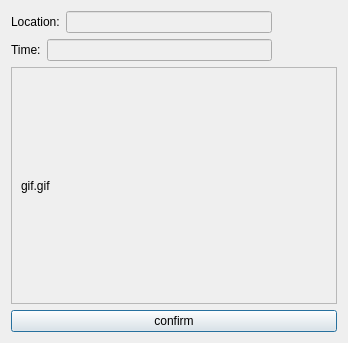
<?xml version="1.0" encoding="UTF-8"?>
<ui version="4.0">
 <class>GifDialog</class>
 <widget class="QDialog" name="GifDialog">
  <property name="geometry">
   <rect>
    <x>0</x>
    <y>0</y>
    <width>348</width>
    <height>343</height>
   </rect>
  </property>
  <property name="windowTitle">
   <string>Dialog</string>
  </property>
  <layout class="QVBoxLayout" name="verticalLayout_3">
   <item>
    <layout class="QVBoxLayout" name="verticalLayout_2" stretch="1,5,0">
     <item>
      <layout class="QHBoxLayout" name="horizontalLayout_3" stretch="4,1">
       <item>
        <layout class="QVBoxLayout" name="verticalLayout">
         <item>
          <layout class="QHBoxLayout" name="horizontalLayout_2">
           <item>
            <widget class="QLabel" name="label_2">
             <property name="text">
              <string>Location:</string>
             </property>
            </widget>
           </item>
           <item>
            <widget class="QLineEdit" name="leLocation">
             <property name="enabled">
              <bool>false</bool>
             </property>
            </widget>
           </item>
          </layout>
         </item>
         <item>
          <layout class="QHBoxLayout" name="horizontalLayout">
           <item>
            <widget class="QLabel" name="label_3">
             <property name="text">
              <string>Time:</string>
             </property>
            </widget>
           </item>
           <item>
            <widget class="QLineEdit" name="leTime">
             <property name="enabled">
              <bool>false</bool>
             </property>
            </widget>
           </item>
          </layout>
         </item>
        </layout>
       </item>
       <item>
        <spacer name="horizontalSpacer">
         <property name="orientation">
          <enum>Qt::Horizontal</enum>
         </property>
         <property name="sizeHint" stdset="0">
          <size>
           <width>40</width>
           <height>20</height>
          </size>
         </property>
        </spacer>
       </item>
      </layout>
     </item>
     <item>
      <widget class="QFrame" name="frame">
       <property name="frameShape">
        <enum>QFrame::StyledPanel</enum>
       </property>
       <property name="frameShadow">
        <enum>QFrame::Raised</enum>
       </property>
       <layout class="QVBoxLayout" name="verticalLayout_4">
        <item>
         <widget class="QLabel" name="lbGif">
          <property name="text">
           <string>gif.gif</string>
          </property>
         </widget>
        </item>
       </layout>
      </widget>
     </item>
     <item>
      <widget class="QPushButton" name="pbConfirm">
       <property name="text">
        <string>confirm</string>
       </property>
      </widget>
     </item>
    </layout>
   </item>
  </layout>
 </widget>
 <resources/>
 <connections/>
</ui>
